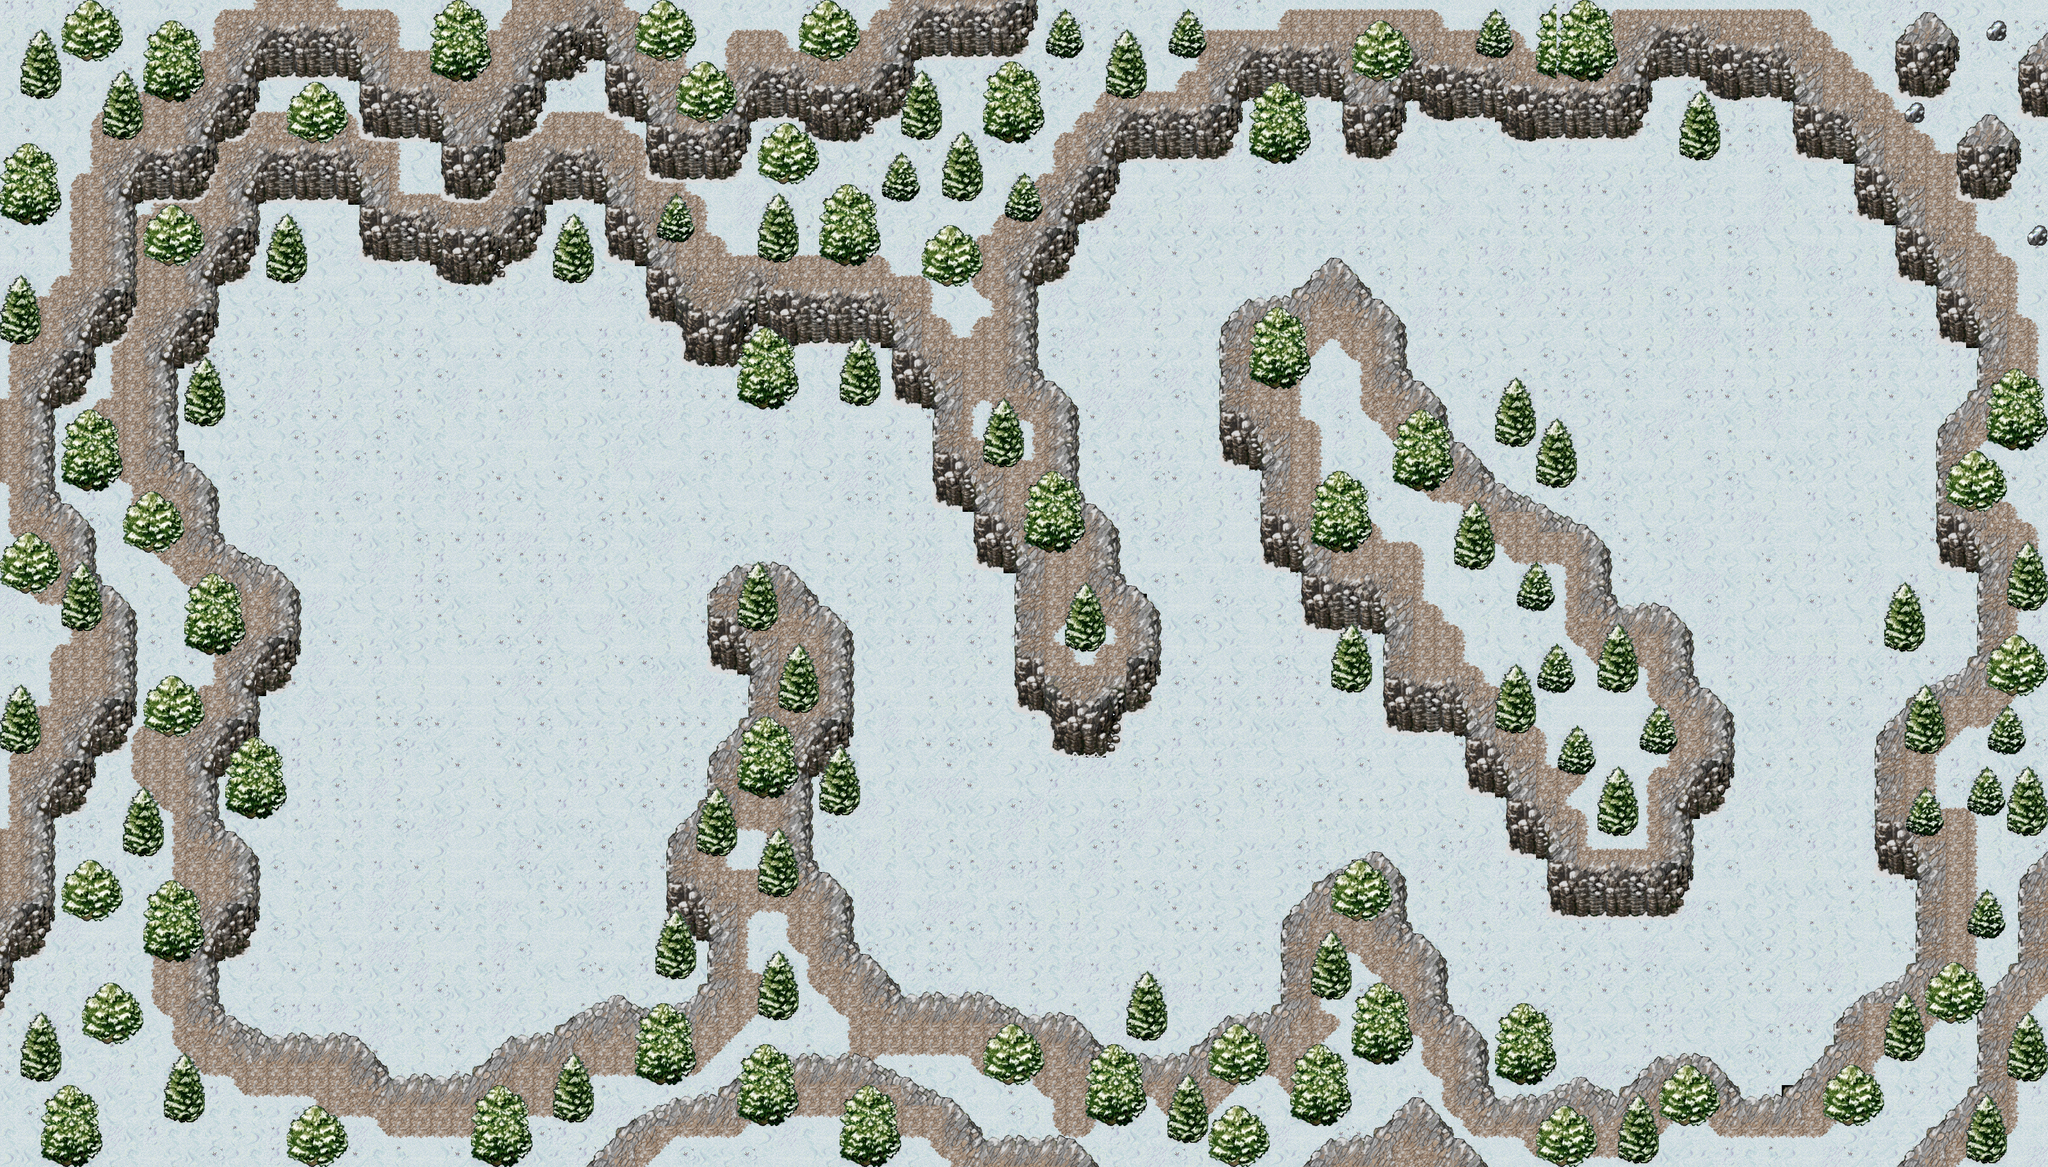

Tiled map render using the project's own tile images. Description and the map definition, with tile-layer contents summarised, below:
An orthogonal 100x57 tile map with 32x32 px tiles, 5 tile layers (Ground, Mountains1, Mountains2, Grass, ...) and 193 objects (174x NavPolygon, 9x Army, 8x Tower, 2x Fortress).

<map version="1.2" tiledversion="1.2.4" orientation="orthogonal" renderorder="right-down" width="100" height="57" tilewidth="32" tileheight="32" infinite="0" nextlayerid="8" nextobjectid="203">
 <tileset firstgid="1" source="Terrain-Snow.tsx" />
 <layer id="2" name="Ground" width="100" height="57" locked="1">
  <data>[5700 cells, 3526 non-empty, 17 distinct tile ids]</data>
 </layer>
 <layer id="1" name="Mountains1" width="100" height="57" locked="1">
  <data>[5700 cells, 3173 non-empty, 133 distinct tile ids]</data>
 </layer>
 <layer id="3" name="Mountains2" width="100" height="57" locked="1">
  <data>[5700 cells, 810 non-empty, 110 distinct tile ids]</data>
 </layer>
 <layer id="7" name="Grass" width="100" height="57" locked="1">
  <data>[5700 cells, 0 non-empty, 0 distinct tile ids]</data>
 </layer>
 <layer id="4" name="Details" width="100" height="57" locked="1">
  <data>[5700 cells, 1000 non-empty, 36 distinct tile ids]</data>
 </layer>
 <objectgroup id="6" name="NavMesh">
  <object id="1" type="NavPolygon" x="550" y="1595">
   <polygon points="0,0 -144,0 -176,-136" />
  </object>
  <object id="2" type="NavPolygon" x="406" y="1595">
   <polygon points="0,0 -64,-40 -32,-136" />
  </object>
  <object id="3" type="NavPolygon" x="342" y="1555">
   <polygon points="0,0 -16,-80 32,-96" />
  </object>
  <object id="4" type="NavPolygon" x="374" y="1459">
   <polygon points="0,0 24,-144 176,136" />
  </object>
  <object id="5" type="NavPolygon" x="550" y="1595">
   <polygon points="0,0 232,0 56,64" />
  </object>
  <object id="6" type="NavPolygon" x="606" y="1659">
   <polygon points="0,0 120,0 176,-64" />
  </object>
  <object id="7" type="NavPolygon" x="782" y="1595">
   <polygon points="0,0 176,-64 -384,-280" />
  </object>
  <object id="8" type="NavPolygon" x="782" y="1595">
   <polygon points="0,0 -232,0 -384,-280" />
  </object>
  <object id="9" type="NavPolygon" x="958" y="1531">
   <polygon points="0,0 72,-120 136,-88" />
  </object>
  <object id="10" type="NavPolygon" x="958" y="1531">
   <polygon points="0,0 48,24 136,-88" />
  </object>
  <object id="11" type="NavPolygon" x="1006" y="1555">
   <polygon points="0,0 88,-40 88,-112" />
  </object>
  <object id="12" type="NavPolygon" x="1030" y="1411">
   <polygon points="0,0 -72,120 -632,-96" />
  </object>
  <object id="13" type="NavPolygon" x="1030" y="1411">
   <polygon points="0,0 0,-128 -632,-96" />
  </object>
  <object id="14" type="NavPolygon" x="398" y="1315">
   <polygon points="0,0 -16,-160 632,-32" />
  </object>
  <object id="15" type="NavPolygon" x="398" y="1315">
   <polygon points="0,0 -64,-48 -16,-160" />
  </object>
  <object id="16" type="NavPolygon" x="334" y="1267">
   <polygon points="0,0 -8,-80 48,-112" />
  </object>
  <object id="17" type="NavPolygon" x="1030" y="1283">
   <polygon points="0,0 72,-128 64,-64" />
  </object>
  <object id="18" type="NavPolygon" x="1102" y="1155">
   <polygon points="0,0 0,-144 56,-64" />
  </object>
  <object id="19" type="NavPolygon" x="1102" y="1011">
   <polygon points="0,0 56,16 56,80" />
  </object>
  <object id="20" type="NavPolygon" x="382" y="1155">
   <polygon points="0,0 8,-96 648,128" />
  </object>
  <object id="21" type="NavPolygon" x="390" y="1059">
   <polygon points="0,0 712,96 640,224" />
  </object>
  <object id="22" type="NavPolygon" x="390" y="1059">
   <polygon points="0,0 64,-56 712,96" />
  </object>
  <object id="23" type="NavPolygon" x="454" y="1003">
   <polygon points="0,0 648,8 648,152" />
  </object>
  <object id="24" type="NavPolygon" x="326" y="739">
   <polygon points="0,0 0,-240 -64,-192" />
  </object>
  <object id="25" type="NavPolygon" x="326" y="739">
   <polygon points="0,0 -64,-56 -64,-192" />
  </object>
  <object id="26" type="NavPolygon" x="326" y="739">
   <polygon points="0,0 128,152 8,80" />
  </object>
  <object id="27" type="NavPolygon" x="326" y="499">
   <polygon points="0,0 48,-96 0,-80" />
  </object>
  <object id="28" type="NavPolygon" x="374" y="403">
   <polygon points="0,0 184,-32 176,-112" />
  </object>
  <object id="29" type="NavPolygon" x="374" y="403">
   <polygon points="0,0 24,-112 176,-112" />
  </object>
  <object id="30" type="NavPolygon" x="558" y="371">
   <polygon points="0,0 136,40 96,8" />
  </object>
  <object id="31" type="NavPolygon" x="750" y="411">
   <polygon points="0,0 256,56 248,-24" />
  </object>
  <object id="32" type="NavPolygon" x="750" y="411">
   <polygon points="0,0 32,-32 248,-24" />
  </object>
  <object id="33" type="NavPolygon" x="782" y="379">
   <polygon points="0,0 48,-24 216,8" />
  </object>
  <object id="34" type="NavPolygon" x="998" y="387">
   <polygon points="0,0 -56,-24 -168,-32" />
  </object>
  <object id="35" type="NavPolygon" x="942" y="363">
   <polygon points="0,0 -8,-72 -112,-8" />
  </object>
  <object id="36" type="NavPolygon" x="830" y="355">
   <polygon points="0,0 16,-64 104,-64" />
  </object>
  <object id="37" type="NavPolygon" x="1006" y="467">
   <polygon points="0,0 56,64 48,16" />
  </object>
  <object id="39" type="NavPolygon" x="694" y="411">
   <polygon points="0,0 -240,480 -136,-40" />
  </object>
  <object id="40" type="NavPolygon" x="558" y="371">
   <polygon points="0,0 -184,32 -104,520" />
  </object>
  <object id="41" type="NavPolygon" x="454" y="891">
   <polygon points="0,0 -128,-152 -80,-488" />
  </object>
  <object id="42" type="NavPolygon" x="326" y="739">
   <polygon points="0,0 0,-240 48,-336" />
  </object>
  <object id="43" type="NavPolygon" x="454" y="891">
   <polygon points="0,0 648,120 0,112" />
  </object>
  <object id="44" type="NavPolygon" x="1062" y="531">
   <polygon points="0,0 -312,-120 -56,-64" />
  </object>
  <object id="45" type="NavPolygon" x="750" y="411">
   <polygon points="0,0 -56,0 72,288" />
  </object>
  <object id="46" type="NavPolygon" x="822" y="699">
   <polygon points="0,0 240,-168 -72,-288" />
  </object>
  <object id="47" type="NavPolygon" x="822" y="699">
   <polygon points="0,0 280,312 -368,192" />
  </object>
  <object id="48" type="NavPolygon" x="822" y="699">
   <polygon points="0,0 -128,-288 -368,192" />
  </object>
  <object id="49" type="NavPolygon" x="822" y="699">
   <polygon points="0,0 240,-168 272,200" />
  </object>
  <object id="50" type="NavPolygon" x="822" y="699">
   <polygon points="0,0 272,200 280,312" />
  </object>
  <object id="51" type="NavPolygon" x="1062" y="531">
   <polygon points="0,0 80,8 32,368" />
  </object>
  <object id="52" type="NavPolygon" x="1094" y="899">
   <polygon points="0,0 48,-40 48,-360" />
  </object>
  <object id="53" type="NavPolygon" x="1142" y="859">
   <polygon points="0,0 80,0 0,-320" />
  </object>
  <object id="54" type="NavPolygon" x="1142" y="539">
   <polygon points="0,0 248,56 240,-24" />
  </object>
  <object id="55" type="NavPolygon" x="1142" y="539">
   <polygon points="0,0 32,-32 240,-24" />
  </object>
  <object id="56" type="NavPolygon" x="1142" y="539">
   <polygon points="0,0 248,56 80,320" />
  </object>
  <object id="57" type="NavPolygon" x="1390" y="595">
   <polygon points="0,0 64,160 56,16" />
  </object>
  <object id="58" type="NavPolygon" x="1454" y="755">
   <polygon points="0,0 64,96 56,16" />
  </object>
  <object id="59" type="NavPolygon" x="1518" y="851">
   <polygon points="0,0 64,216 56,16" />
  </object>
  <object id="60" type="NavPolygon" x="1222" y="859">
   <polygon points="0,0 232,-104 168,-264" />
  </object>
  <object id="61" type="NavPolygon" x="1222" y="859">
   <polygon points="0,0 96,104 232,-104" />
  </object>
  </objectgroup>
 <objectgroup id="5" name="GameObjects">
  <!-- 19 objects omitted --></objectgroup>
</map>
<!-- 133 of 193 objects omitted -->
